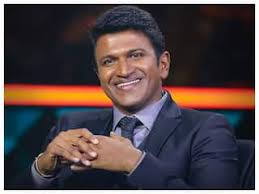
#> input picture puneeth.jpeg, 259 x 194 px
$ python program3.py
#> lines starting #> are read from the running program, lines starting #| are printed output that depends on the picture
import cv2

# Read the image
img = cv2.imread("puneeth.jpeg")
#> img is the input picture: shape (194, 259, 3); mean B, G, R 69.9, 68.2, 81.5

# Check if image is loaded
if img is None:
    print("Error: Image not found!")
    exit()

# Resize the image
resized = cv2.resize(img, (400, 400))
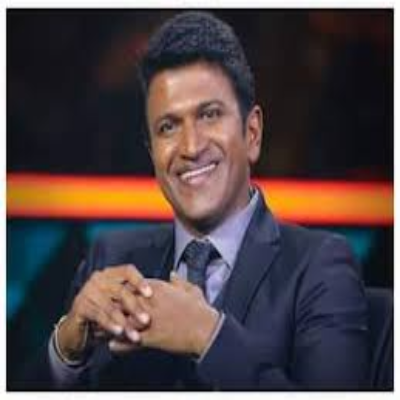
#> resized: shape (400, 400, 3); mean B, G, R 69.9, 68.2, 81.5

# Rotate the image 90 degrees clockwise
rotated = cv2.rotate(img, cv2.ROTATE_90_CLOCKWISE)
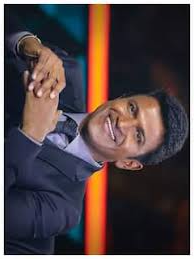
#> rotated: shape (259, 194, 3); mean B, G, R 69.9, 68.2, 81.5

# Flip the image horizontally
flipped = cv2.flip(img, 1)
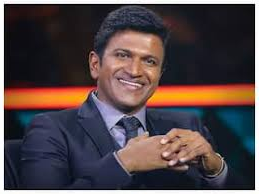
#> flipped: shape (194, 259, 3); mean B, G, R 69.9, 68.2, 81.5

# Crop the image
cropped = img[50:250, 50:250]
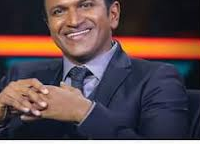
#> cropped: shape (144, 200, 3); mean B, G, R 72.7, 70.9, 90.2

# Convert to grayscale
gray = cv2.cvtColor(img, cv2.COLOR_BGR2GRAY)
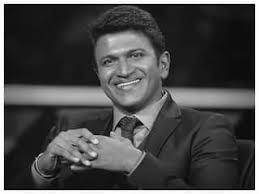
#> gray: shape (194, 259); min 0, max 255, mean 72.4

# Display all images
cv2.imshow("Original", img)
cv2.imshow("Resized", resized)
cv2.imshow("Rotated", rotated)
cv2.imshow("Flipped", flipped)
cv2.imshow("Cropped", cropped)
cv2.imshow("Gray", gray)

cv2.waitKey(0)
cv2.destroyAllWindows()
